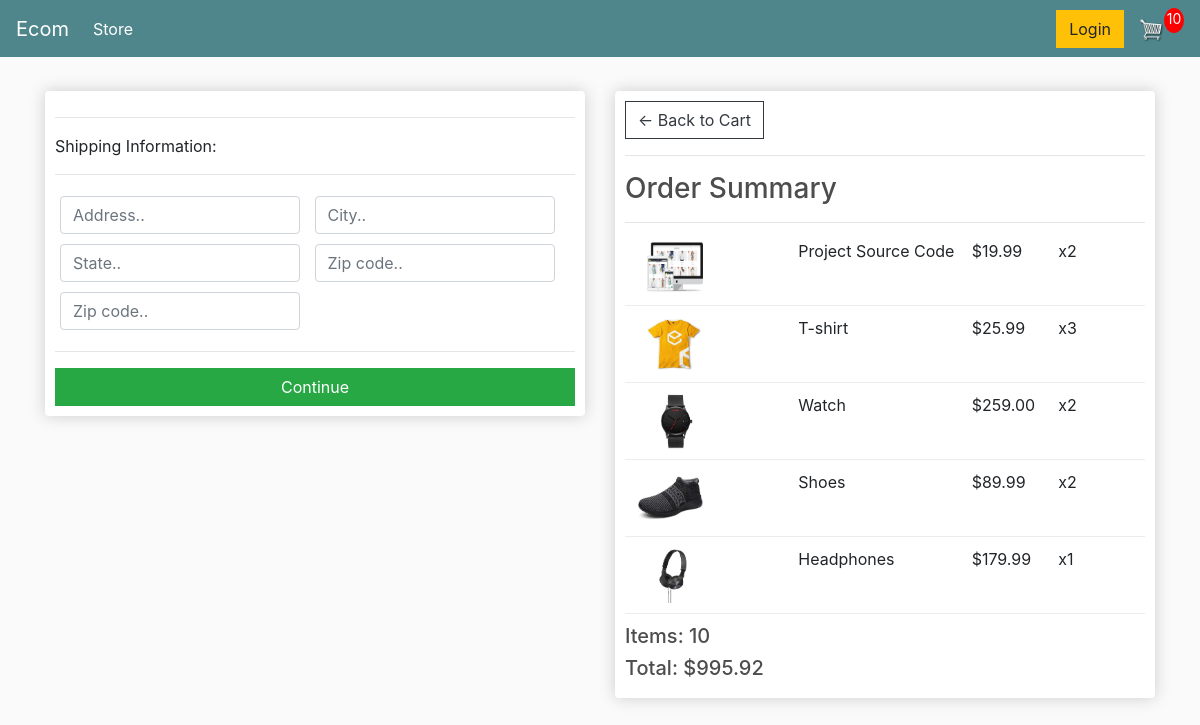
Before: /checkout/ (signed in) with the older database file.
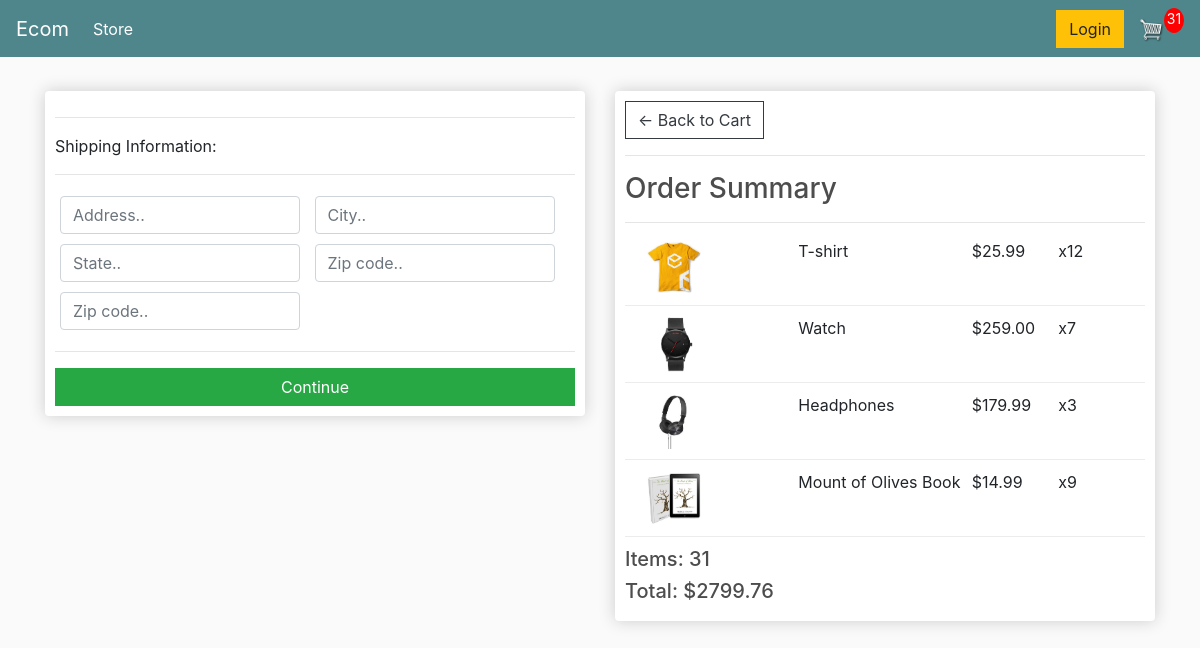
After: the same page with the newer database file.
### store/models.py (models this page shows, shortened)
class OrderItem(models.Model):
    product = models.ForeignKey(Product, on_delete=models.SET_NULL, blank=True, null=True)
    order = models.ForeignKey(Order, on_delete=models.SET_NULL,blank=True, null=True)
    quantity = models.IntegerField(default=0, null=True, blank=True)
    date_added = models.DateTimeField(auto_now_add=True)
    @property
    def get_total(self):
        total = self.product.price * self.quantity
        return total

class Product(models.Model):
    name = models.CharField(max_length=200, null=True)
    price = models.DecimalField(max_digits=7,decimal_places=2 )
    digital = models.BooleanField(default=False, null=True, blank=False)
    image = models.ImageField(null=True, blank=True)
    @property
    def imageURL(self):
        try:
            url = self.image.url
        except:
            url = ''
        return url

class Order(models.Model):
    customer = models.ForeignKey(Customer, on_delete=models.SET_NULL, blank=True, null=True)
    date_ordered = models.DateTimeField(auto_now_add=True)
    complete = models.BooleanField(default=False, null=True, blank=False)
    transaction_id = models.CharField(max_length=200, null=True)
    @property
    def shipping(self):
        shipping = False
        orderitems = self.orderitem_set.all()
        for i in orderitems:
            if i.product.digital == False:
                shipping = True
        return shipping
    @property
    def get_cart_total(self):
        orderitems = self.orderitem_set.all()
        total = sum([item.get_total for item in orderitems])
        return total
    @property
    def get_cart_items(self):
        orderitems = self.orderitem_set.all()
        total = sum([item.quantity for item in orderitems])
        return total

### store/views.py (the view)
# urls.py: path('checkout/', views.checkout, name="checkout"),
def checkout(request):
	data = cartData(request)
	cartItems = data['cartItems']
	order = data['order']
	items = data['items']
	context = {'items':items, 'order':order, 'cartItems':cartItems}
	return render(request, 'store/checkout.html', context)

### store/utils.py (called while the page is built)
def cartData(request):
	if request.user.is_authenticated:
		customer = request.user.customer
		order, created = Order.objects.get_or_create(customer=customer, complete=False)
		items = order.orderitem_set.all()
		cartItems = order.get_cart_items
	else:
		cookieData = cookieCart(request)
		cartItems = cookieData['cartItems']
		order = cookieData['order']
		items = cookieData['items']
	return {'cartItems':cartItems ,'order':order, 'items':items}

### store/templates/store/checkout.html (shortened to what this page needs)
{% extends 'store/main.html' %}
{% load static %}
{% block content %}
     <div class="row">
		<div class="col-lg-6">
			<div class="box-element" id="form-wrapper">
				<form id="form">
					<div id="shipping-info">
						<hr>
						<p>Shipping Information:</p>
						<hr>
						<div class="form-field">
							<input class="form-control" type="text" name="address" placeholder="Address..">
						</div>
						<div class="form-field">
							<input class="form-control" type="text" name="city" placeholder="City..">
						</div>
						<div class="form-field">
							<input class="form-control" type="text" name="state" placeholder="State..">
						</div>
						<div class="form-field">
							<input class="form-control" type="text" name="zipcode" placeholder="Zip code..">
						</div>
						<div class="form-field">
							<input class="form-control" type="text" name="country" placeholder="Zip code..">
						</div>
					</div>
					<hr>
					<input id="form-button" class="btn btn-success btn-block" type="submit" value="Continue">
				</form>
			</div>
			<br>
		</div>
		<div class="col-lg-6">
			<div class="box-element">
				<a  class="btn btn-outline-dark" href="{% url 'cart' %}">&#x2190; Back to Cart</a>
				<hr>
				<h3>Order Summary</h3>
				<hr>
				{% for item in items %}
				<div class="cart-row">
					<div style="flex:2"><img class="row-image" src="{{item.product.imageURL}}"></div>
					<div style="flex:2"><p>{{item.product.name}}</p></div>
					<div style="flex:1"><p>${{item.product.price|floatformat:2}}</p></div>
					<div style="flex:1"><p>x{{item.quantity}}</p></div>
				</div>
				{% endfor %}
				<h5>Items:   {{order.get_cart_items}}</h5>
				<h5>Total:   ${{order.get_cart_total|floatformat:2}}</h5>
			</div>
		</div>
	</div>
{% endblock content %}

Changed rows visible on the page:
removed OrderItem: product.imageURL (picture), product.name "Project Source Code", product.price "19.99", quantity "2"
removed OrderItem: product.imageURL (picture), product.name "Shoes", product.price "89.99", quantity "2"
changed OrderItem "T-shirt": quantity "3" → "12"
changed OrderItem "Watch": quantity "2" → "7"
changed OrderItem "Headphones": quantity "1" → "3"
added OrderItem: product.imageURL (picture), product.name "Mount of Olives Book", product.price "14.99", quantity "9"
changed through a linked row, Order: get_cart_items "10" → "31"; get_cart_total "995.92" → "2799.76"
Other visible differences:
{{ cartItems }}: "10" → "31"
